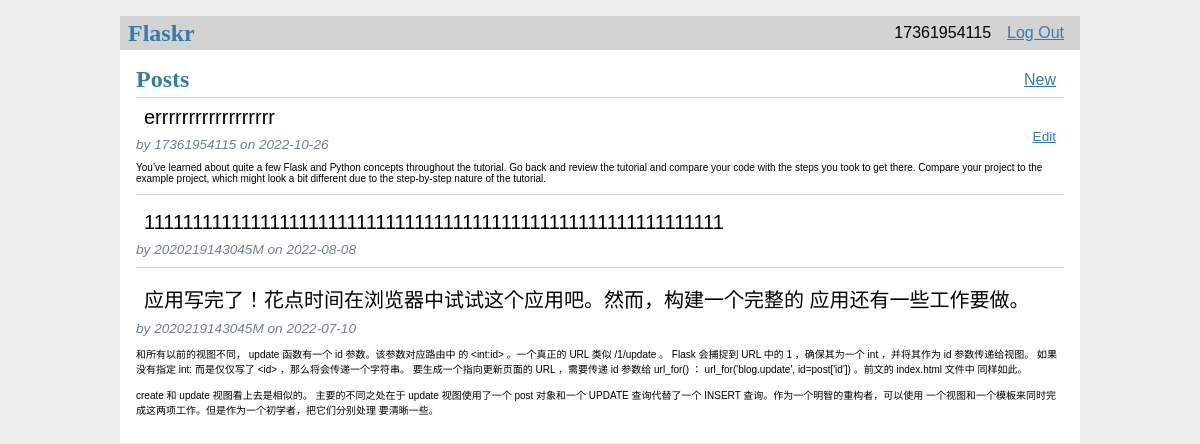
The app's page / (signed in) with its own data.
### tables this page shows
CREATE TABLE user(
    id INTEGER PRIMARY KEY AUTOINCREMENT,
    username TEXT UNIQUE NOT NULL,
    password TEXT NOT NULL
);

CREATE TABLE post(
    id INTEGER PRIMARY KEY AUTOINCREMENT,
    author_id INTEGER NOT NULL,
    created TIMESTAMP NOT NULL DEFAULT CURRENT_TIMESTAMP,
    title TEXT NOT NULL,
    body TEXT NOT NULL,
    FOREIGN KEY (author_id) REFERENCES user(id)
);

### flaskr/blog.py (the view)
@bp.route("/")
def index():
    db = get_db()
    posts = db.execute(
        'SELECT p.id, title, body, created, author_id, username'
        ' FROM post p JOIN user u ON p.author_id = u.id'
        ' ORDER BY created DESC'
    ).fetchall()
    return render_template('blog/index.html', posts=posts)

### flaskr/auth.py (called while the page is built)
@bp.before_app_request
def load_logged_in_user():
    user_id = session.get("user_id")
    if user_id is None:
        g.user = None
    else:
        db = get_db()
        g.user = db.execute(
            "SELECT id,username,password FROM user WHERE id = ?",(user_id,)
        ).fetchone()

### flaskr/db.py (called while the page is built)
def get_db():
    if "db" not in g:
        g.db = sqlite3.connect(
            current_app.config["DATABASE"],
            detect_types=sqlite3.PARSE_DECLTYPES
        )
        g.db.row_factory = sqlite3.Row
    return g.db

### flaskr/templates/blog/index.html
{% extends 'base.html' %}
{% block header %}
    <h1>{% block title %}Posts{% endblock %}</h1>
    {% if g.user %}
        <a class="action" href="{{ url_for('blog.create') }}">New</a>
    {% endif %}
{% endblock %}
{% block content %}
    {% for post in posts %}
        <article class="post">
            <header>
                <div>
                    <a style="text-decoration: none;color: black;font-size: 20px" class="action" href="{{ url_for('blog.post_detail',id=post['id']) }}">{{ post['title'] }}</a>
                    <div class="about">by {{ post['username'] }} on {{ post['created'].strftime('%Y-%m-%d') }}</div>
                </div>
                {% if g.user['id'] == post['author_id'] %}
                    <a class="action" href="{{ url_for('blog.update', id=post['id']) }}">Edit</a>
                {% endif %}
            </header>
            <p style="font-size: 10px" class="body">{{ post['body'] }}</p>
        </article>
        {% if not loop.last %}
            <hr>
        {% endif %}
    {% endfor %}
{% endblock %}

### flaskr/templates/base.html (shortened to what this page needs)
<!doctype html>
<link rel="stylesheet" href="{{ url_for('static', filename='css/style.css') }}">
<nav>
    <h1>Flaskr</h1>
    <ul>
        {% if g.user %}
            <li><span>{{ g.user['username'] }}</span>
            <li><a href="{{ url_for('auth.logout') }}">Log Out</a>
        {% else %}
            <li><a href="{{ url_for('auth.register') }}">Register</a>
            <li><a href="{{ url_for('auth.login') }}">Log In</a>
        {% endif %}
    </ul>
</nav>
<section class="content">
    <header>
        {% block header %}{% endblock %}
    </header>
    {% block content %}{% endblock %}
</section>

### flaskr/static/css/style.css (style rules this page uses)
h1 { font-family: serif; color: #377ba8; margin: 1rem 0; }
a { color: #377ba8; }
hr { border: none; border-top: 1px solid lightgray; }
nav { background: lightgray; display: flex; align-items: center; padding: 0 0.5rem; }
nav h1 { flex: auto; margin: 0; }
nav ul { display: flex; list-style: none; margin: 0; padding: 0; }
nav ul li a, nav ul li span, header .action { display: block; padding: 0.5rem; }
.content { padding: 0 1rem 1rem; }
.content > header { border-bottom: 1px solid lightgray; display: flex; align-items: flex-end; }
.content > header h1 { flex: auto; margin: 1rem 0 0.25rem 0; }
.post > header { display: flex; align-items: flex-end; font-size: 0.85em; }
.post > header > div:first-of-type { flex: auto; }
.post .about { color: slategray; font-style: italic; }
.post .body { white-space: pre-line; }
.content:last-child { margin-bottom: 0; }

### records on screen
user: user.username "17361954115"
post: title "errrrrrrrrrrrrrrrrr", username "17361954115", created "2022-10-26", body "You’ve learned about quite a few Flask and Python concepts throughout the tutorial. Go back and review the tutorial and compare your code with the steps you took to get there. Compare your project to the example project, which might look a bit different due to the step-by-step nature of the tutorial."
post: title "111111111111111111111111111111111111111111111111111111111111", username "2020219143045M", created "2022-08-08"
post: title "应用写完了！花点时间在浏览器中试试这个应用吧。然而，构建一个完整的 应用还有一些工作要做。", username "2020219143045M", created "2022-07-10", body "和所有以前的视图不同， update 函数有一个 id 参数。该参数对应路由中 的 <int:id> 。一个真正的 URL 类似 /1/update 。 Flask 会捕捉到 URL 中的 1 ，确保其为一个 int ，并将其作为 id 参数传递给视图。 如果没有指定 int: 而是仅仅写了 <id> ，那么将会传递一个字符串。 要生成一个指向更新页面的 URL ，需要传递 id 参数给 url_for() ： url_for('blog.update', id=post['id']) 。前文的 index.html 文件中 同样如此。 create 和 update 视图看上去是相似的。 主要的不同之处在于 update 视图使用了一个 post 对象和一个 UPDATE 查询代替了一个 INSERT 查询。作为一个明智的重构者，可以使用 一个视图和一个模板来同时完成这两项工作。但是作为一个初学者，把它们分别处理 要清晰一些。"
